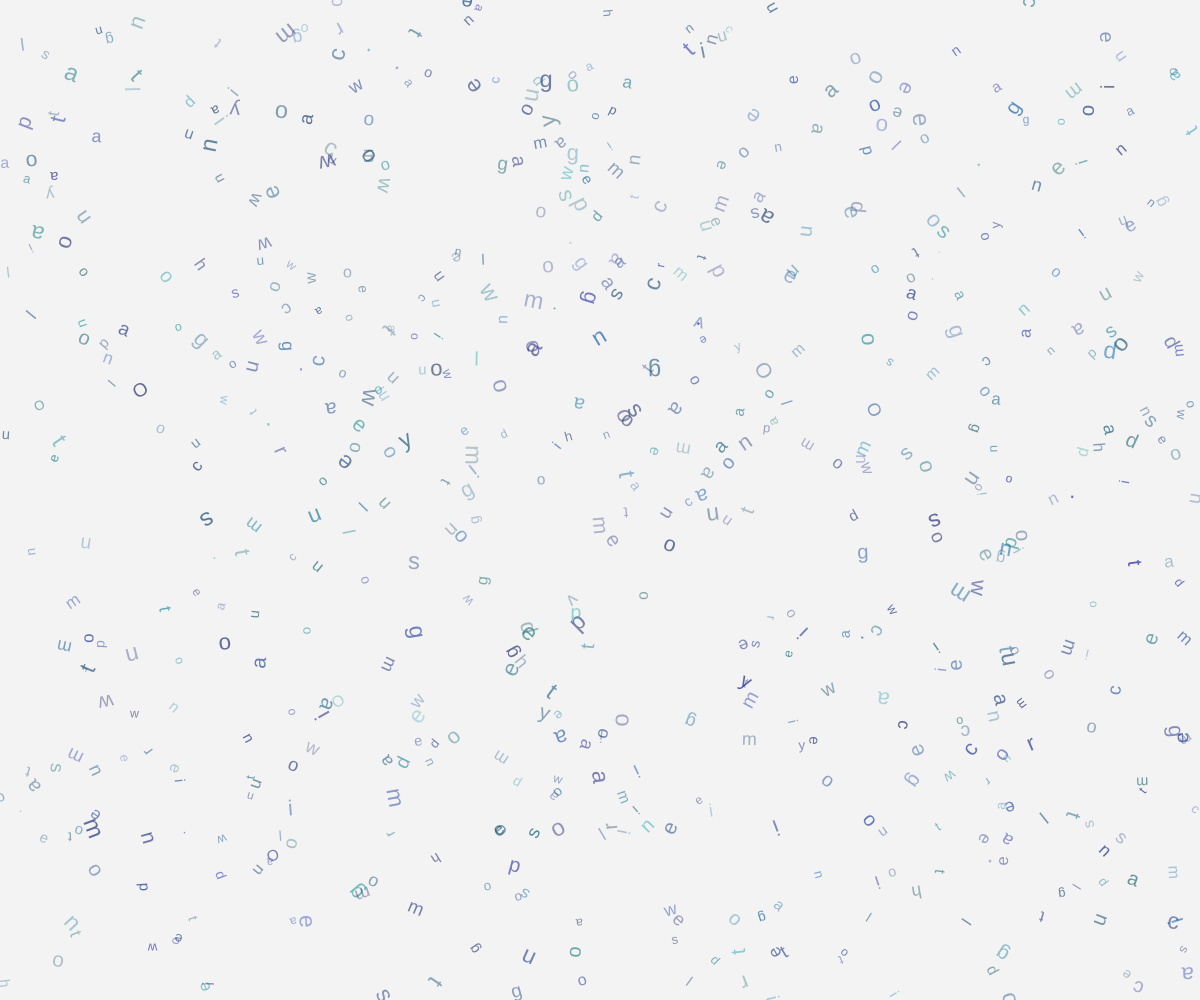
Frame 1 (no input)
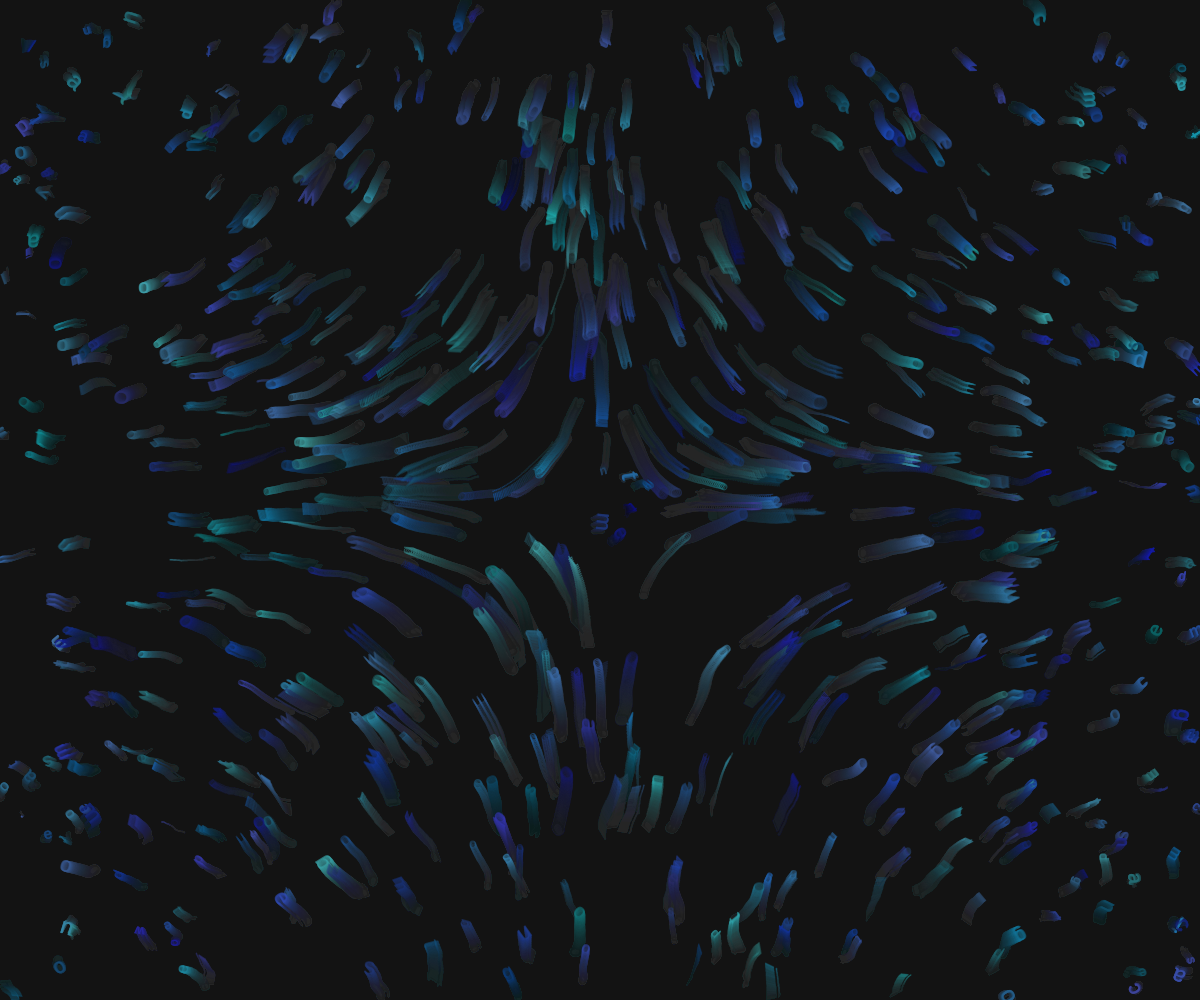
Frame 60 (no input)
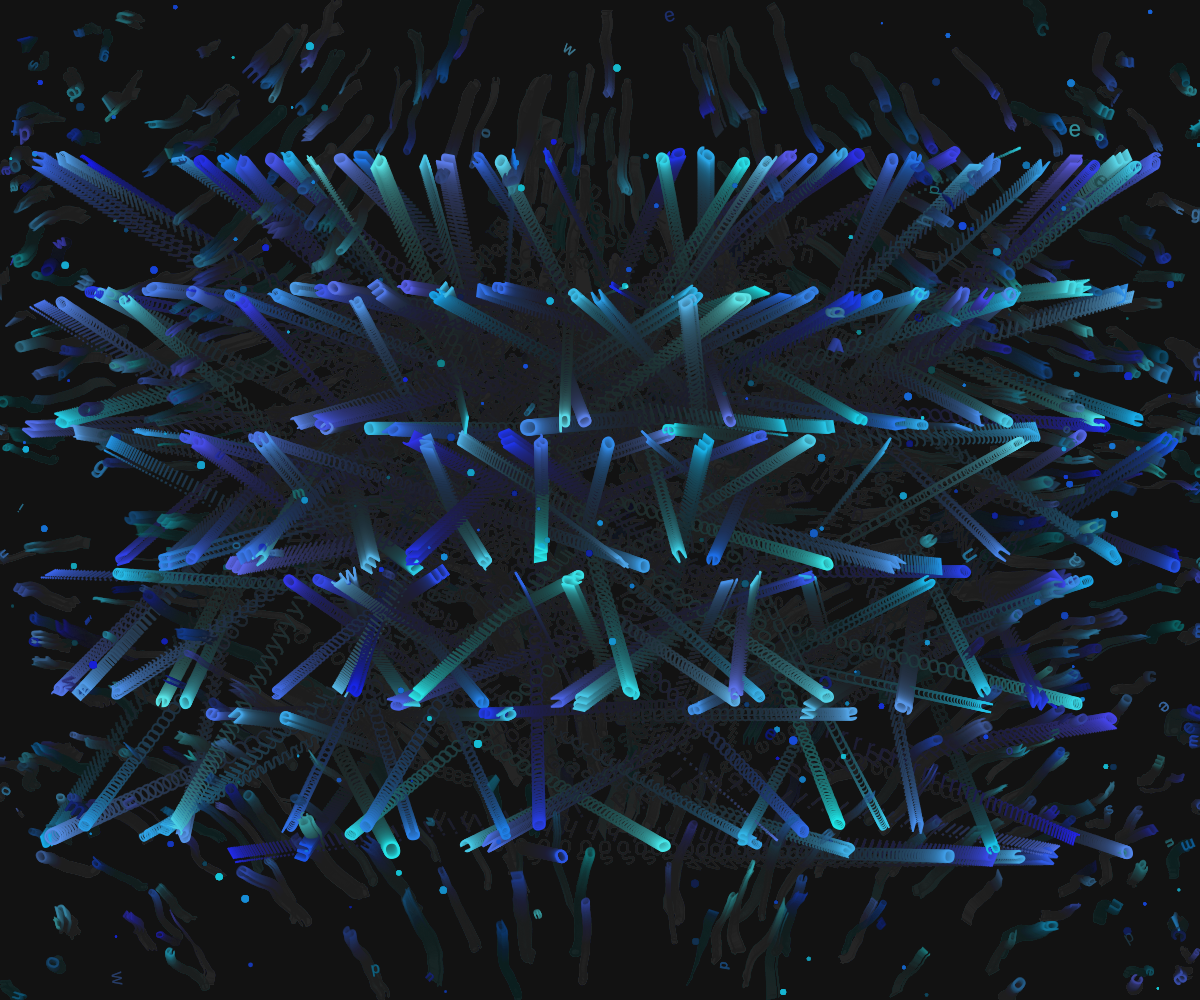
Frame 120 (the mouse pressed at the canvas centre since frame 60)

The p5.js sketch that drew these frames (run headless with seeded random() and noise() and a simulated clock; from frame 60 on, the mouse is pressed at the canvas centre):

// p5.js sketch
// ── sketch.js
let chars = [];
let wakeText = "Once upon a time and a very good time it was there was a moocow coming down along and loa...";
let isCoalescing = false;
let coalesceStartTime = 0;
let coalesceDuration = 1000; // milliseconds
let crystallization = [];

function setup() {
  createCanvas(windowWidth, windowHeight);
  colorMode(HSB, 360, 100, 100, 1);
  
  // Initialize characters with a vortex pattern
  for (let i = 0; i < 800; i++) {
    chars.push({
      x: random(width),
      y: random(height),
      size: random(12, 24),
      char: random(wakeText.split('')),
      hue: random(180, 240),
      saturation: random(60, 90),
      brightness: random(40, 70),
      alpha: random(0.3, 0.7),
      speedX: 0,
      speedY: 0,
      angle: random(TWO_PI),
      spin: random(-0.02, 0.02),
      life: random(100, 300),
      maxLife: 300,
      solid: false,
      vortex: true,
      targetX: 0,
      targetY: 0,
      crystallized: false
    });
  }
}

function draw() {
  background(0, 0, 10, 0.05);
  
  // Update and draw characters
  for (let i = chars.length - 1; i >= 0; i--) {
    let c = chars[i];
    
    if (!c.solid) {
      // Apply vortex motion
      let centerX = width / 2;
      let centerY = height / 2;
      let dx = c.x - centerX;
      let dy = c.y - centerY;
      let distance = sqrt(dx * dx + dy * dy);
      
      // Vortex effect with decreasing influence as distance increases
      if (distance > 50) {
        let angle = atan2(dy, dx);
        let speed = map(distance, 50, width/2, 0.1, 0.02);
        c.speedX += sin(angle + PI/2) * speed;
        c.speedY += cos(angle + PI/2) * speed;
      }
      
      // Apply movement
      c.x += c.speedX;
      c.y += c.speedY;
      
      // Dampen velocity
      c.speedX *= 0.95;
      c.speedY *= 0.95;
      
      // Add some random motion to keep it organic
      c.speedX += random(-0.1, 0.1);
      c.speedY += random(-0.1, 0.1);
      
      // Rotation
      c.angle += c.spin;
      
      // Bounce off edges
      if (c.x < 0 || c.x > width) c.speedX *= -1;
      if (c.y < 0 || c.y > height) c.speedY *= -1;
    } else {
      // Solid state: move towards target position
      c.x += (c.targetX - c.x) * 0.05;
      c.y += (c.targetY - c.y) * 0.05;
      
      // Fade in and grow
      c.size = lerp(c.size, 24, 0.1);
      c.alpha = lerp(c.alpha, 1.0, 0.1);
    }
    
    // Fade out over time
    if (!c.solid) {
      c.life -= 1;
    }
    
    // Reset if life ends or off-screen
    if (c.life <= 0 || c.x < -50 || c.x > width + 50 || c.y < -50 || c.y > height + 50) {
      chars.splice(i, 1);
      chars.push({
        x: random(width),
        y: random(height),
        size: random(12, 24),
        char: random(wakeText.split('')),
        hue: random(180, 240),
        saturation: random(60, 90),
        brightness: random(40, 70),
        alpha: random(0.3, 0.7),
        speedX: 0,
        speedY: 0,
        angle: random(TWO_PI),
        spin: random(-0.02, 0.02),
        life: random(100, 300),
        maxLife: 300,
        solid: false,
        vortex: true,
        targetX: 0,
        targetY: 0,
        crystallized: false
      });
    }
    
    // Draw character
    push();
    translate(c.x, c.y);
    rotate(c.angle);
    fill(c.hue, c.saturation, c.brightness, c.alpha);
    noStroke();
    textSize(c.size);
    textAlign(CENTER, CENTER);
    text(c.char, 0, 0);
    pop();
  }
  
  // Handle crystallization effect
  if (isCoalescing) {
    let elapsed = millis() - coalesceStartTime;
    let progress = elapsed / coalesceDuration;
    
    if (progress < 1.0) {
      // Create crystallization points
      for (let i = 0; i < 3; i++) {
        crystallization.push({
          x: random(width),
          y: random(height),
          size: random(2, 8),
          hue: random(180, 240),
          saturation: 90,
          brightness: 90,
          alpha: 0.8
        });
      }
      
      // Draw crystallization points
      for (let i = crystallization.length - 1; i >= 0; i--) {
        let point = crystallization[i];
        fill(point.hue, point.saturation, point.brightness, point.alpha);
        noStroke();
        ellipse(point.x, point.y, point.size);
        
        // Fade out
        point.alpha -= 0.02;
        if (point.alpha <= 0) {
          crystallization.splice(i, 1);
        }
      }
    } else {
      isCoalescing = false;
    }
  }
}

function mousePressed() {
  if (!isCoalescing) {
    isCoalescing = true;
    coalesceStartTime = millis();
    
    // Sort characters by distance to center
    chars.sort((a, b) => {
      let distA = dist(a.x, a.y, width/2, height/2);
      let distB = dist(b.x, b.y, width/2, height/2);
      return distA - distB;
    });
    
    // Arrange first 300 characters in lines
    let lineCount = 6;
    let charsPerLine = 50;
    let lineHeight = height / (lineCount + 1);
    
    for (let i = 0; i < 300 && i < chars.length; i++) {
      let c = chars[i];
      let lineIndex = Math.floor(i / charsPerLine);
      let charIndex = i % charsPerLine;
      
      if (lineIndex < lineCount) {
        c.solid = true;
        c.targetX = (width / charsPerLine) * charIndex + width / (charsPerLine * 2);
        c.targetY = lineHeight * (lineIndex + 1);
        
        // Increase size and brightness for legibility
        c.size = 24;
        c.alpha = 1.0;
        c.brightness = 90;
      }
    }
  }
}

function windowResized() {
  resizeCanvas(windowWidth, windowHeight);
}
